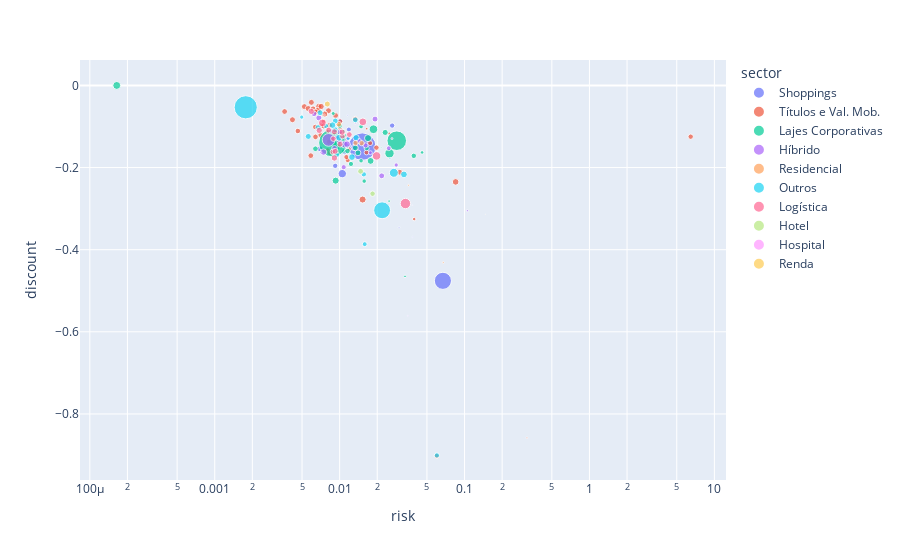

Notebook source saved alongside this figure:
### Code cell
import plotly.express as px
stock_info_df = stock_info_df.dropna()

fig = px.scatter(stock_info_df, x = "risk", y = "discount", size = "current_price", color = "sector", hover_name = "ticker", log_x = True)
fig.show()

### Figure 1 — Plotly figure (JSON) as saved in the notebook; plotly's stock layout.template omitted (floating-point values rounded to 4 significant figures)
{"data": [{"hovertemplate": "<b>%{hovertext}</b><br><br>sector=Shoppings<br>risk=%{x}<br>discount=%{y}<br>current_price=%{marker.size}<extra></extra>", "hovertext": ["FIVN11.SA", "GSFI11.SA", "RBGS11.SA", "BPML11.SA", "XPML11.SA", "HSML11.SA", "PQDP11.SA", "MALL11.SA", "SHPH11.SA", "HPDP11.SA", "VSHO11.SA", "VISC11.SA", "ABCP11.SA", "HGBS11.SA", "FIGS11.SA", "FVPQ11.SA", "SCPF11.SA"], "legendgroup": "Shoppings", "marker": {"color": "#636efa", "size": [4.07, 4.52, 28.45, 72.05, 91.46, 75.02, 1981.0, 91.13, 766.1, 74.6, 76.45, 96.28, 64.84, 181.3, 51.71, 101.2, 7.727], "sizemode": "area", "sizeref": 5.213, "symbol": "circle"}, "mode": "markers", "name": "Shoppings", "orientation": "v", "showlegend": true, "type": "scatter", "x": [0.03842, 0.01157, 0, 0.01703, 0.01092, 0.009215, 0.01517, 0.006964, 0.0671, 0.02633, 0.01005, 0.008476, 0.01186, 0.0105, 0.01185, 0.01308, 0.0299], "xaxis": "x", "y": [-0.3691, -0.07269, 0, -0.1482, -0.1616, -0.1958, -0.1491, -0.1542, -0.4758, -0.09775, -0.08706, -0.1342, -0.1073, -0.2148, -0.1477, -0.1513, -0.3454], "yaxis": "y"}, {"hovertemplate": "<b>%{hovertext}</b><br><br>sector=Títulos e Val. Mob.<br>risk=%{x}<br>discount=%{y}<br>current_price=%{marker.size}<extra></extra>", "hovertext": ["BZLI11.SA", "ORPD11.SA", "IBFF11.SA", "CVBI11.SA", "RECR11.SA", "BTCR11.SA", "RVBI11.SA", "IRDM11.SA", "RBRR11.SA", "RBRF11.SA", "RBRY11.SA", "VGIR11.SA", "MCCI11.SA", "SNCI11.SA", "GCFF11.SA", "MORE11.SA", "GCRI11.SA", "NAVT11.SA", "MGCR11.SA", "OURE11.SA", "OUFF11.SA", "MATV11.SA", "PORD11.SA", "BARI11.SA", "SADI11.SA", "VOTS11.SA", "BPFF11.SA", "KNIP11.SA", "KNCR11.SA", "OUJP11.SA", "KFOF11.SA", "BCIA11.SA", "KNSC11.SA", "RBFF11.SA", "VCJR11.SA", "RNDP11.SA", "PLRI11.SA", "BCRI11.SA", "HABT11.SA", "ARRI11.SA", "RDPD11.SA", "VRTA11.SA", "HFOF11.SA", "KNHY11.SA", "JPPA11.SA", "BICR11.SA", "ITIT11.SA", "HGCR11.SA", "VIFI11.SA", "HGFF11.SA", "RFOF11.SA", "CRFF11.SA", "MGFF11.SA"], "legendgroup": "Títulos e Val. Mob.", "marker": {"color": "#EF553B", "size": [16.75, 129.7, 7.707, 92.8, 92.84, 81.71, 76.81, 97.65, 91.86, 69.41, 93.69, 7.881, 92.17, 94.82, 66.67, 67.59, 86.98, 65.98, 77.81, 74.2, 65.37, 89.83, 83.73, 92.43, 81.3, 76.1, 61.47, 94.67, 93.02, 78.29, 72.74, 78.72, 87.58, 52.21, 89.08, 113.9, 32.08, 97.32, 96.89, 8.562, 24.36, 96.01, 75.78, 99.11, 85.33, 88.21, 66.32, 95.56, 69.78, 68.8, 67.99, 62.86, 62.27], "sizemode": "area", "sizeref": 5.213, "symbol": "circle"}, "mode": "markers", "name": "Títulos e Val. Mob.", "orientation": "v", "showlegend": true, "type": "scatter", "x": [0.01646, 0.01527, 0.3159, 0.008139, 0.00718, 0.008111, 0.01009, 0.007594, 0.008295, 0.01043, 0.006791, 0.01064, 0.00522, 0.006801, 0.007469, 0.008156, 0.003627, 0.01753, 0.006378, 0.007027, 0.008895, 0.01333, 0.006407, 0.005937, 0.004628, 0.01972, 0.009963, 0.005604, 0.00419, 0.00801, 0.0116, 0.008034, 0.006129, 0.0119, 0.009278, 0.08488, 0.03953, 0.006809, 0.00745, 0.007555, 0.02498, 0.006716, 6.463, 0.007112, 0.005876, 0.03031, 0.008304, 0.006404, 0.05986, 0.01132, 0.01146, 0.01642, 0.01007], "xaxis": "x", "y": [-0.1053, -0.2779, -0.8583, -0.06153, -0.09774, -0.1089, -0.08792, -0.06966, -0.09754, -0.1191, -0.05721, -0.1966, -0.0516, -0.06139, -0.0879, -0.1375, -0.06355, -0.1404, -0.1011, -0.1208, -0.1152, -0.08221, -0.1252, -0.04118, -0.1109, -0.1514, -0.135, -0.05625, -0.08353, -0.1583, -0.1815, -0.1127, -0.05692, -0.1548, -0.07326, -0.2349, -0.3255, -0.05091, -0.09847, -0.07188, -0.1173, -0.06042, -0.1248, -0.0513, -0.171, -0.2115, -0.1646, -0.06496, -0.9024, -0.1744, -0.1274, -0.1632, -0.1072], "yaxis": "y"}, {"hovertemplate": "<b>%{hovertext}</b><br><br>sector=Lajes Corporativas<br>risk=%{x}<br>discount=%{y}<br>current_price=%{marker.size}<extra></extra>", "hovertext": ["XTED11.SA", "NEWU11.SA", "PRSV11.SA", "FAMB11B.SA", "FMOF11.SA", "CTXT11.SA", "RBCO11.SA", "RCRB11.SA", "ONEF11.SA", "DRIT11B.SA", "BMLC11.SA", "CEOC11.SA", "BLCA11.SA", "RNGO11.SA", "EDFO11B.SA", "SPTW11.SA", "VLOL11.SA", "VINO11.SA", "BBPO11.SA", "TEPP11.SA", "PATC11.SA", "FPAB11.SA", "GTWR11.SA", "HGPO11.SA", "HGRE11.SA", "XPCM11.SA", "BBFI11B.SA", "CBOP11.SA", "AIEC11.SA", "FISC11.SA"], "legendgroup": "Lajes Corporativas", "marker": {"color": "#00cc96", "size": [6.28, 33.93, 123, 997, 67.05, 18, 53.01, 131.1, 131.0, 77.82, 90.11, 55.3, 96.2, 47.87, 228.8, 40.29, 90.65, 52.53, 83.92, 70.46, 55.51, 195.8, 82.66, 224.2, 127.1, 18.54, 2085.0, 55.7, 71.24, 164.3], "sizemode": "area", "sizeref": 5.213, "symbol": "circle"}, "mode": "markers", "name": "Lajes Corporativas", "orientation": "v", "showlegend": true, "type": "scatter", "x": [0.02147, 0.04571, 0.0177, 0.02866, 0.01647, 0.03337, 0.01573, 0.01688, 0.009293, 0.03924, 0.01402, 0.01104, 0.02316, 0.0107, 0.02507, 0.008884, 0.01336, 0.01485, 0.006402, 0.01232, 0.01081, 0.01865, 0.01155, 0.00947, 0.01116, 0.02488, 0.008811, 0.01485, 0.01002, 0.0001642], "xaxis": "x", "y": [-0.1519, -0.1632, -0.1838, -0.1346, -0.1528, -0.465, -0.233, -0.1283, -0.2319, -0.1715, -0.1641, -0.1232, -0.1145, -0.1117, -0.1653, -0.06828, -0.1519, -0.1835, -0.1542, -0.1912, -0.1598, -0.1066, -0.1596, -0.1458, -0.1464, -0.2817, -0.1399, -0.1002, -0.09824, 0], "yaxis": "y"}, {"hovertemplate": "<b>%{hovertext}</b><br><br>sector=Híbrido<br>risk=%{x}<br>discount=%{y}<br>current_price=%{marker.size}<extra></extra>", "hovertext": ["PABY11.SA", "WTSP11B.SA", "HRDF11.SA", "CARE11.SA", "VVPR11.SA", "BRCR11.SA", "DVFF11.SA", "CPFF11.SA", "MFII11.SA", "RBRD11.SA", "RBRS11.SA", "PLCR11.SA", "NEWL11.SA", "KNRI11.SA", "APTO11.SA", "SARE11.SA", "HGRU11.SA", "FIIB11.SA", "MXRF11.SA", "HOSI11.SA", "JSRE11.SA", "CXRI11.SA", "FATN11.SA", "FLMA11.SA", "RECT11.SA", "BREV11.SA"], "legendgroup": "Híbrido", "marker": {"color": "#ab63fa", "size": [11.98, 48.53, 1.23, 2.58, 87.6, 68.63, 69.82, 65.4, 96.69, 40.28, 59.98, 81.11, 90.6, 129.5, 9.464, 65.58, 107.2, 427.4, 9.139, 70.12, 76.2, 63.43, 92.25, 114.4, 69.38, 90.36], "sizemode": "area", "sizeref": 5.213, "symbol": "circle"}, "mode": "markers", "name": "Híbrido", "orientation": "v", "showlegend": true, "type": "scatter", "x": [0.1054, 0.02837, 0.03826, 0.03518, 0.009101, 0.01078, 0.01427, 0.008586, 0.00682, 0.01762, 0.02473, 0.00624, 0.01006, 0.01094, 0.01333, 0.01151, 0.00743, 0.008162, 0.00702, 0.01612, 0.009975, 0.0117, 0.0192, 0.01146, 0.009478, 0.02171], "xaxis": "x", "y": [-0.3051, -0.1938, -0.2917, -0.5612, -0.1534, -0.199, -0.1354, -0.1108, -0.07907, -0.1638, -0.153, -0.06928, -0.1137, -0.1436, -0.09181, -0.1308, -0.1622, -0.1326, -0.1627, -0.1461, -0.1367, -0.128, -0.08193, -0.1429, -0.1268, -0.2201], "yaxis": "y"}, {"hovertemplate": "<b>%{hovertext}</b><br><br>sector=Residencial<br>risk=%{x}<br>discount=%{y}<br>current_price=%{marker.size}<extra></extra>", "hovertext": ["KNRE11.SA", "RBDS11.SA", "RBIR11.SA", "KINP11.SA", "VCRR11.SA", "LUGG11.SA"], "legendgroup": "Residencial", "marker": {"color": "#FFA15A", "size": [0.4843, 9.22, 73.72, 9.259, 73.78, 82.36], "sizemode": "area", "sizeref": 5.213, "symbol": "circle"}, "mode": "markers", "name": "Residencial", "orientation": "v", "showlegend": true, "type": "scatter", "x": [0.1469, 0.06751, 0.01341, 0.03567, 0.01501, 0.009848], "xaxis": "x", "y": [-0.3136, -0.4312, -0.1401, -0.2431, -0.1406, -0.09434], "yaxis": "y"}, {"hovertemplate": "<b>%{hovertext}</b><br><br>sector=Outros<br>risk=%{x}<br>discount=%{y}<br>current_price=%{marker.size}<extra></extra>", "hovertext": ["MBRF11.SA", "HCTR11.SA", "FAED11.SA", "RBRP11.SA", "VGIP11.SA", "BLMC11.SA", "XPIN11.SA", "FCFL11.SA", "CXCE11B.SA", "RBED11.SA", "RBVA11.SA", "CXAG11.SA", "RBVO11.SA", "HUSC11.SA", "XPCI11.SA", "GESE11B.SA", "BBRC11.SA", "XPPR11.SA", "BNFS11.SA", "TRXF11.SA", "XPSF11.SA", "QAGR11.SA"], "legendgroup": "Outros", "marker": {"color": "#19d3f3", "size": [742.3, 115.4, 209.0, 72.64, 90.86, 86.89, 85.86, 101.7, 41.67, 117.1, 90.85, 72.12, 10.21, 118.1, 87.76, 1400.0, 96.56, 62.93, 112.2, 93.86, 73.02, 46.88], "sizemode": "area", "sizeref": 5.213, "symbol": "circle"}, "mode": "markers", "name": "Outros", "orientation": "v", "showlegend": true, "type": "scatter", "x": [0.02187, 0.01255, 0.02715, 0.01562, 0.006977, 0.01335, 0.009463, 0.01353, 0.01169, 0.009884, 0.006742, 0.007796, 0.02527, 0.03272, 0.009232, 0.001771, 0.009182, 0.01588, 0.008768, 0.00561, 0.06004, 0.004971], "xaxis": "x", "y": [-0.3041, -0.1746, -0.2128, -0.2165, -0.06648, -0.08389, -0.1691, -0.1272, -0.129, -0.1272, -0.1024, -0.09909, -0.1783, -0.2167, -0.08641, -0.05321, -0.1079, -0.3865, -0.09669, -0.1242, -0.901, -0.07716], "yaxis": "y"}, {"hovertemplate": "<b>%{hovertext}</b><br><br>sector=Logística<br>risk=%{x}<br>discount=%{y}<br>current_price=%{marker.size}<extra></extra>", "hovertext": ["RBRL11.SA", "BTLG11.SA", "ALZR11.SA", "CXTL11.SA", "VILG11.SA", "LGCP11.SA", "BRCO11.SA", "SDIL11.SA", "HLOG11.SA", "VTLT11.SA", "XPLG11.SA", "LVBI11.SA", "FIIP11B.SA", "EURO11.SA", "HGLG11.SA", "GGRC11.SA"], "legendgroup": "Logística", "marker": {"color": "#FF6692", "size": [79.19, 99.98, 103.1, 282.0, 91.87, 78.86, 95.64, 82.07, 88.55, 87.92, 93.55, 99.91, 158.4, 189.8, 156.8, 106.9], "sizemode": "area", "sizeref": 5.213, "symbol": "circle"}, "mode": "markers", "name": "Logística", "orientation": "v", "showlegend": true, "type": "scatter", "x": [0.01053, 0.005928, 0.006864, 0.03362, 0.01007, 0.008913, 0.009082, 0.008831, 0.008158, 0.01196, 0.009193, 0.01047, 0.01534, 0.01976, 0.007269, 0.009079], "xaxis": "x", "y": [-0.1236, -0.0633, -0.1095, -0.2876, -0.1431, -0.1296, -0.113, -0.1617, -0.1087, -0.1197, -0.1604, -0.1138, -0.08872, -0.1716, -0.09125, -0.1767], "yaxis": "y"}, {"hovertemplate": "<b>%{hovertext}</b><br><br>sector=Hotel<br>risk=%{x}<br>discount=%{y}<br>current_price=%{marker.size}<extra></extra>", "hovertext": ["MGHT11.SA", "XPHT11.SA"], "legendgroup": "Hotel", "marker": {"color": "#B6E880", "size": [78.31, 89.39], "sizemode": "area", "sizeref": 5.213, "symbol": "circle"}, "mode": "markers", "name": "Hotel", "orientation": "v", "showlegend": true, "type": "scatter", "x": [0.01835, 0.01472], "xaxis": "x", "y": [-0.2636, -0.2091], "yaxis": "y"}, {"hovertemplate": "<b>%{hovertext}</b><br><br>sector=Hospital<br>risk=%{x}<br>discount=%{y}<br>current_price=%{marker.size}<extra></extra>", "hovertext": ["NVHO11.SA"], "legendgroup": "Hospital", "marker": {"color": "#FF97FF", "size": [10.65], "sizemode": "area", "sizeref": 5.213, "symbol": "circle"}, "mode": "markers", "name": "Hospital", "orientation": "v", "showlegend": true, "type": "scatter", "x": [0.02625], "xaxis": "x", "y": [-0.1295], "yaxis": "y"}, {"hovertemplate": "<b>%{hovertext}</b><br><br>sector=Renda<br>risk=%{x}<br>discount=%{y}<br>current_price=%{marker.size}<extra></extra>", "hovertext": ["KCRE11.SA"], "legendgroup": "Renda", "marker": {"color": "#FECB52", "size": [94.88], "sizemode": "area", "sizeref": 5.213, "symbol": "circle"}, "mode": "markers", "name": "Renda", "orientation": "v", "showlegend": true, "type": "scatter", "x": [0.007972], "xaxis": "x", "y": [-0.04535], "yaxis": "y"}], "layout": {"autosize": true, "legend": {"itemsizing": "constant", "title": {"text": "sector"}, "tracegroupgap": 0}, "margin": {"t": 60}, "xaxis": {"anchor": "y", "autorange": true, "domain": [0, 1], "range": [-4.061, 1.08], "title": {"text": "risk"}, "type": "log"}, "yaxis": {"anchor": "x", "autorange": true, "domain": [0, 1], "range": [-0.9687, 0.07311], "title": {"text": "discount"}, "type": "linear"}}}
